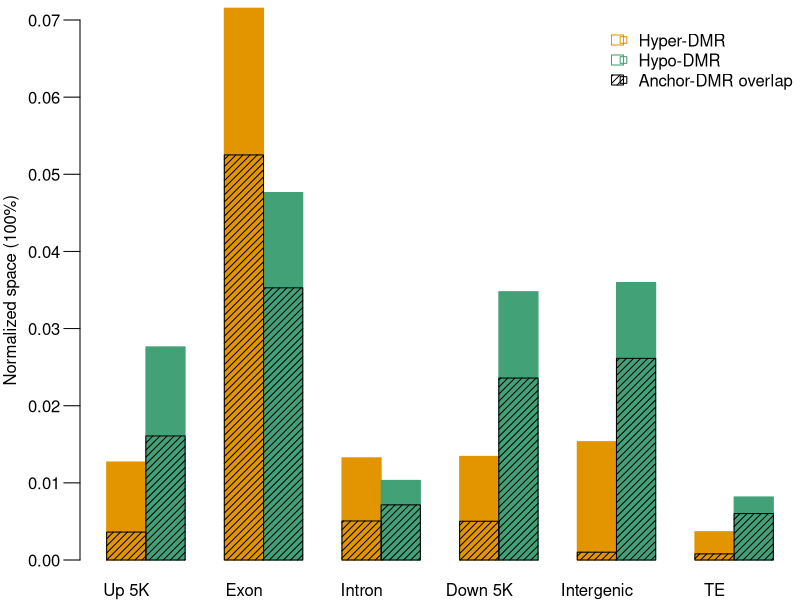
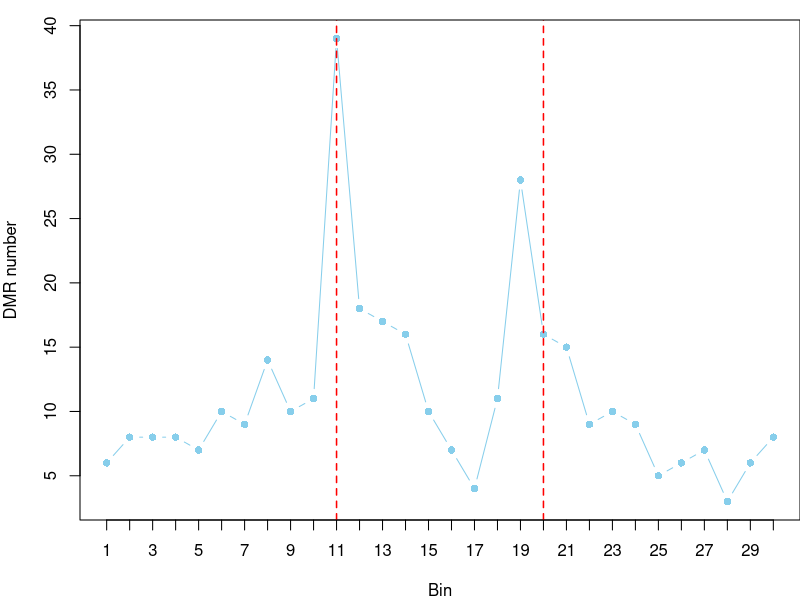
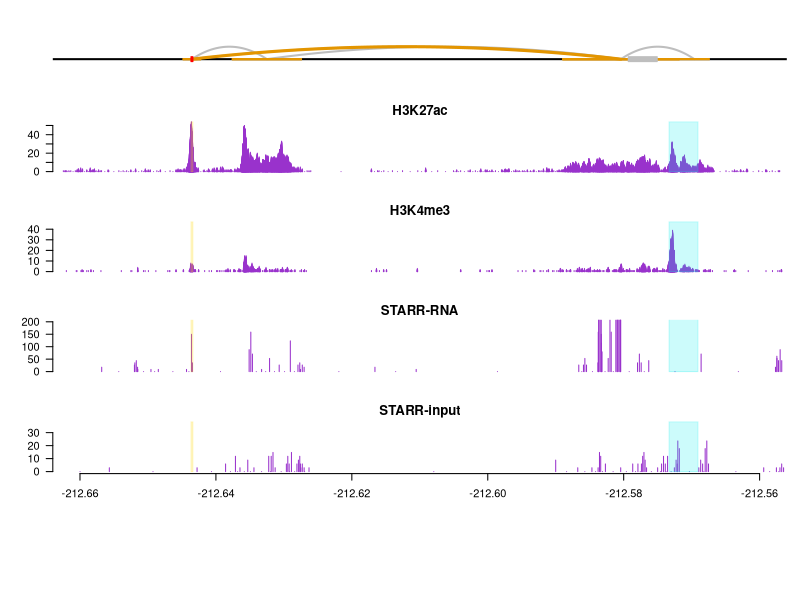

Here is the R script that generated these plots, in order:
## ---- chunk 1
library(data.table)
##########Fig3a#####DMR VS Genomic_feature
pdf("hyper_hypo_DMR_VS_Genomic_feature.pdf",width=8,height=6)
par(mar=c(2,4,1,0),mfrow=c(1,1))
d=fread("../cache/fig3_CG_DMR/barplot_DMR_Feature.txt",head=T,data.table=F)
barplot(d[,2],space=c(0,0,1,0,1,0,1,0,1,0,1,0),width=0.6,col=d[,5],las=1,cex.axis=1,border=d[,5],ylim=c(0,0.07),ylab="Normalized space (100%)",tck=-0.03,names=c(d[,1][-12],""))

legend("topright",c("Hyper-DMR","Hypo-DMR","Anchor-DMR overlap"),ncol = 1,pch=22,col=c("#E39500","#43A178","black"),border =c("#E39500","#43A178","black"),bty="n",cex=1,seg.len=0.1,angle = c(0,0,45), density=c(0,0,20))

par(new=T)
barplot(d[,3],width=0.6,col="black",space=c(0,0,1,0,1,0,1,0,1,0,1,0),axes=F,border="black",ylim=c(0,0.07),angle=45,density = 20)

dev.off()

########Fig2b########Enrichment analisis of DMR at genic regions
d=fread("../cache/fig3_CG_DMR/CG_TEO_MZ_DMR_overlap_Gene_bin.txt",head=T,na.str="NA",data.table=F)
hyper=d[d[,12]<0,]
f_hyper=as.data.frame(table(hyper[,10]))
id=as.numeric(gsub("bin","",f_hyper[,1]))
f_hyper=cbind(id,f_hyper)
f_hyper=f_hyper[order(f_hyper[,1]),]
pdf("CG_TEO_MAI_hyper_DMR_Genic_bin_freq.pdf",height = 6,width = 9)
par(mar=c(4,4,1,0))
plot(f_hyper[,1],f_hyper[,3],pch=16,cex=1,col="skyblue",type="b",cex.axis=1,xlab="Bin",ylab="DMR number",las=1,cex.lab=1,tck=-0.03,axes=F)
axis(1,at=c(1:30))
axis(2)
abline(v=c(11,20),col="red",lwd=1.5,lty=2)
box()
dev.off() 

###########Fig3c### Physical interactions and chromatin profiles aroundZm00001d018036gene
gd=fread("../cache/fig3_CG_DMR/DMR_Gene.txt", header=T,data.table=F) 
ra=range(gd[1,c(3:4,7:8)])
out="Interaction_Zm00001d018036_2.pdf"
pdf(out,height = 8,width = 10)
par(mfrow=c(6,1),mar=c(2,4,1.5,1))
I1=fread("../cache/fig3_CG_DMR/interaction.txt",head=T,na.str="NA",data.table=F) 
I1=cbind(I1[,c(13,1)],-I1[,3],-I1[,2],I1[,4],-I1[,6:5])
I1=I1[I1[,2]==I1[,5]&I1[,1]=="Zm00001d018036",]
I1[,3]=I1[,3]/1e6;I1[,4]=I1[,4]/1e6;I1[,6]=I1[,6]/1e6;I1[,7]=I1[,7]/1e6;
start=-212.66;end=-212.56
lim=c(start,end)
I1=I1[I1[,6]>=start & I1[,4]<=end,]
plot(1,1,xlim=lim,ylim=c(0,4),axes = F,xlab="",ylab="")
abline(h=1,lwd=2)

x=dim(I1[,c(3,6)])[1];y=dim(I1[,c(3,6)])[2]
#rect(as.vector(as.matrix(I1[,c(3,6)])),rep(0.95,x*y),as.vector(as.matrix(I1[,c(4,7)])),rep(1.05,x*y),col="blue",border = "blue")
for(j in 1:nrow(I1))
{
 s=spline(c((I1[j,3]+I1[j,4])/2,(I1[j,4]+I1[j,6])/2,(I1[j,6]+I1[j,7])/2),c(1,6,1),n=201)
  x=s$x
  y=spline(c(1,3,5),c(5,6,5),n=201)$y-4
  points( x,y,type="l",lwd=2,col="gray") 
}

for(j in 3:3)
{
  
  s=spline(c((I1[j,3]+I1[j,4])/2,(I1[j,4]+I1[j,6])/2,(I1[j,6]+I1[j,7])/2),c(1,6,1),n=201)
  x=s$x
  y=spline(c(1,3,5),c(5,6,5),n=201)$y-4
  points( x,y,type="l",lwd=3,col="#E39500") 
}
rect(I1[,4],0.95,I1[,3],1.05,col="#E39500",border = "#E39500")
rect(I1[,7],0.95,I1[,6],1.05,col="#E39500",border = "#E39500")
rect(-gd[,4]/1e6-0.006,0.8,-gd[,3]/1e6-0.006,1.2,col="gray",border = "gray")
rect(-gd[,8]/1e6,0.8,-gd[,7]/1e6,1.2,col="red",border = "red")
###########

H3K27ac=fread("../cache/fig3_CG_DMR/Leaf_H3K27ac.txt",head=F,na.str="NA",data.table=F) 
H3K27ac=cbind(H3K27ac[,1],-(H3K27ac[,2]+H3K27ac[,3])/2e6,H3K27ac[,4])
H3K4me3=fread("../cache/fig3_CG_DMR/Leaf_H3K4me3.txt",head=F,na.str="NA",data.table=F) 
H3K4me3=cbind(H3K4me3[,1],-(H3K4me3[,2]+H3K4me3[,3])/2e6,H3K4me3[,4])
starr=fread("../cache/fig3_CG_DMR/starr-rna.dup.txt",head=F,na.str="NA",data.table=F) 
starr=cbind(starr[,1],-(starr[,2]+starr[,3])/2e6,starr[,4])
starr_in=fread("../cache/fig3_CG_DMR/starr-scaled-input.txt",head=F,na.str="NA",data.table=F) 
starr_in=cbind(starr_in[,1],-(starr_in[,2]+starr_in[,3])/2e6,starr_in[,4])

dmr_col=adjustcolor(colours()[142], alpha.f = 0.2)
gene_col=adjustcolor(colours()[70], alpha.f = 0.2)
plot(H3K27ac[,2],H3K27ac[,3],xlim=c(start,end),type="h",col=colours()[95],axes = F,ylim=c(0,max(H3K27ac[,3])),main="H3K27ac",ylab="")
axis(2,las=1)
rect(-gd[1,8]/1e6,0,-gd[1,7]/1e6,max(H3K27ac[,3]),col=dmr_col,border = dmr_col)
rect(-gd[1,4]/1e6,0,-gd[1,3]/1e6,max(H3K27ac[,3]),col=gene_col,border = gene_col)

plot(H3K4me3[,2],H3K4me3[,3],xlim=c(start,end),type="h",col=colours()[95],axes = F,ylim=c(0,max(H3K4me3[,3])),main="H3K4me3",ylab="")
axis(2,las=1)
rect(-gd[1,8]/1e6,0,-gd[1,7]/1e6,max(H3K4me3[,3]),col=dmr_col,border = dmr_col)
rect(-gd[1,4]/1e6,0,-gd[1,3]/1e6,max(H3K4me3[,3]),col=gene_col,border = gene_col)

plot(starr[,2],starr[,3],xlim=c(start,end),type="h",col=colours()[95],axes = F,ylim=c(0,200),ylab="",main="STARR-RNA")
axis(2,las=1)
rect(-gd[1,8]/1e6,0,-gd[1,7]/1e6,max(starr[,3]),col=dmr_col,border = dmr_col)
rect(-gd[1,4]/1e6,0,-gd[1,3]/1e6,max(starr[,3]),col=gene_col,border = gene_col)

plot(starr_in[,2],starr_in[,3],xlim=c(start,end),type="h",col=colours()[95],axes = F,ylim=c(0,max(starr_in[,3])),ylab="",main="STARR-input",xlab="Chr5 (Mb)")
axis(2,las=1)
axis(1,las=1)
rect(-gd[1,8]/1e6,0,-gd[1,7]/1e6,max(starr_in[,3]),col=dmr_col,border = dmr_col)
rect(-gd[1,4]/1e6,0,-gd[1,3]/1e6,max(starr_in[,3]),col=gene_col,border = gene_col)


dev.off()

